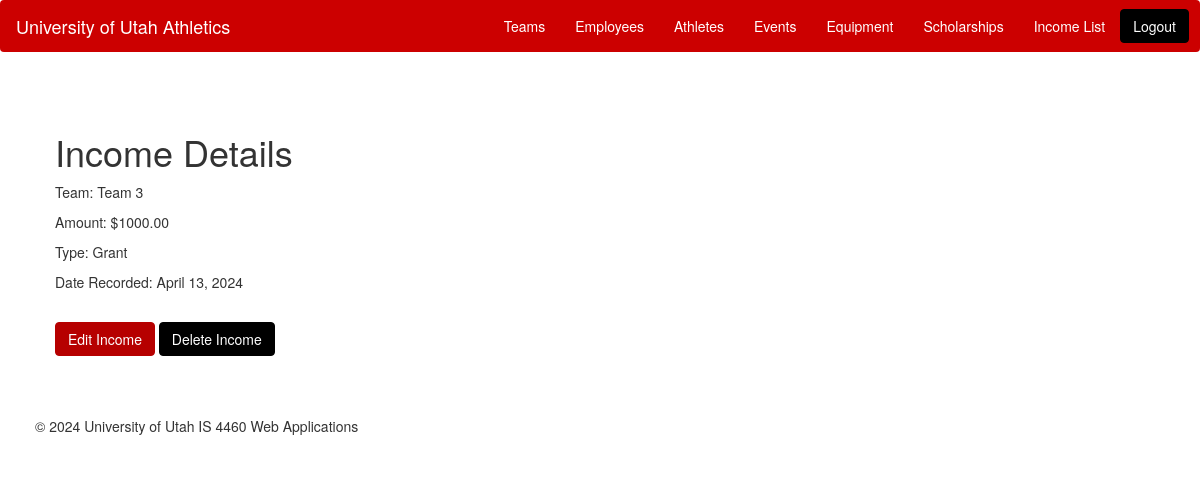
/athletics/income/details/22/, run on the app's committed database.
### athletics/models.py (models this page shows)
class Income(models.Model):
    income_type_choices = [
        ('DN', 'Donation'),
        ('GR', 'Grant'),
        ('FN', 'Fundraiser'),
    ]
    income_id=models.AutoField(primary_key=True)
    team = models.ForeignKey(Team, on_delete=models.CASCADE)
    type = models.CharField(max_length=15, choices=income_type_choices)
    amount = models.DecimalField(max_digits=10, decimal_places=2)
    date_recorded = models.DateField()

class Team(models.Model):
    team_id = models.AutoField(primary_key=True)
    team_name = models.CharField(max_length=100)
    type = models.CharField(max_length=50)
    email = models.CharField(max_length=50)
    established_date = models.DateField()
    employees = models.ManyToManyField('Employee', related_name='teams_associated', blank=True)
    def __str__(self):
        return self.team_name

### athletics/views.py (the view)
# urls.py: path('income/details/<int:pk>/', views.IncomeDetails.as_view(), name='income-details'),
class IncomeDetails(DetailView):
    model = Income
    template_name = 'income_details.html'

### athletics/templates/income_details.html (shortened to what this page needs)
{% extends 'base.html' %}
{% block content %}
<div class="container">
    <div class="row">
        <div class="col-md-6 offset-md-3">
            <h1 class="mt-4">Income Details</h1>
            <p>Team: {{ object.team }}</p>
            <p>Amount: ${{ object.amount }}</p>
            <p>Type: {{ object.get_type_display }}</p>
            <p>Date Recorded: {{ object.date_recorded }}</p>
            <br>
            <a href="/athletics/income/edit/{{ object.pk }}/" class="btn btn-primary">Edit Income</a>
            <a href="/athletics/income/delete/{{ object.pk }}/" class="btn btn-danger">Delete Income</a>
        </div>
    </div>
</div>
{% endblock %}

### athletics/static/css/styles.css (style rules this page uses)
body { background-color: #FFFFFF; }
.container { padding: 20px; }
.btn-primary { color: #fff; background-color: #B60000; border-color: #B60000; }
.btn-danger { color: #fff; background-color: #000; border-color: #000; }

### data on the page
Income: team "Team 3", amount "1000.00", type "Grant", date_recorded "April 13, 2024"
